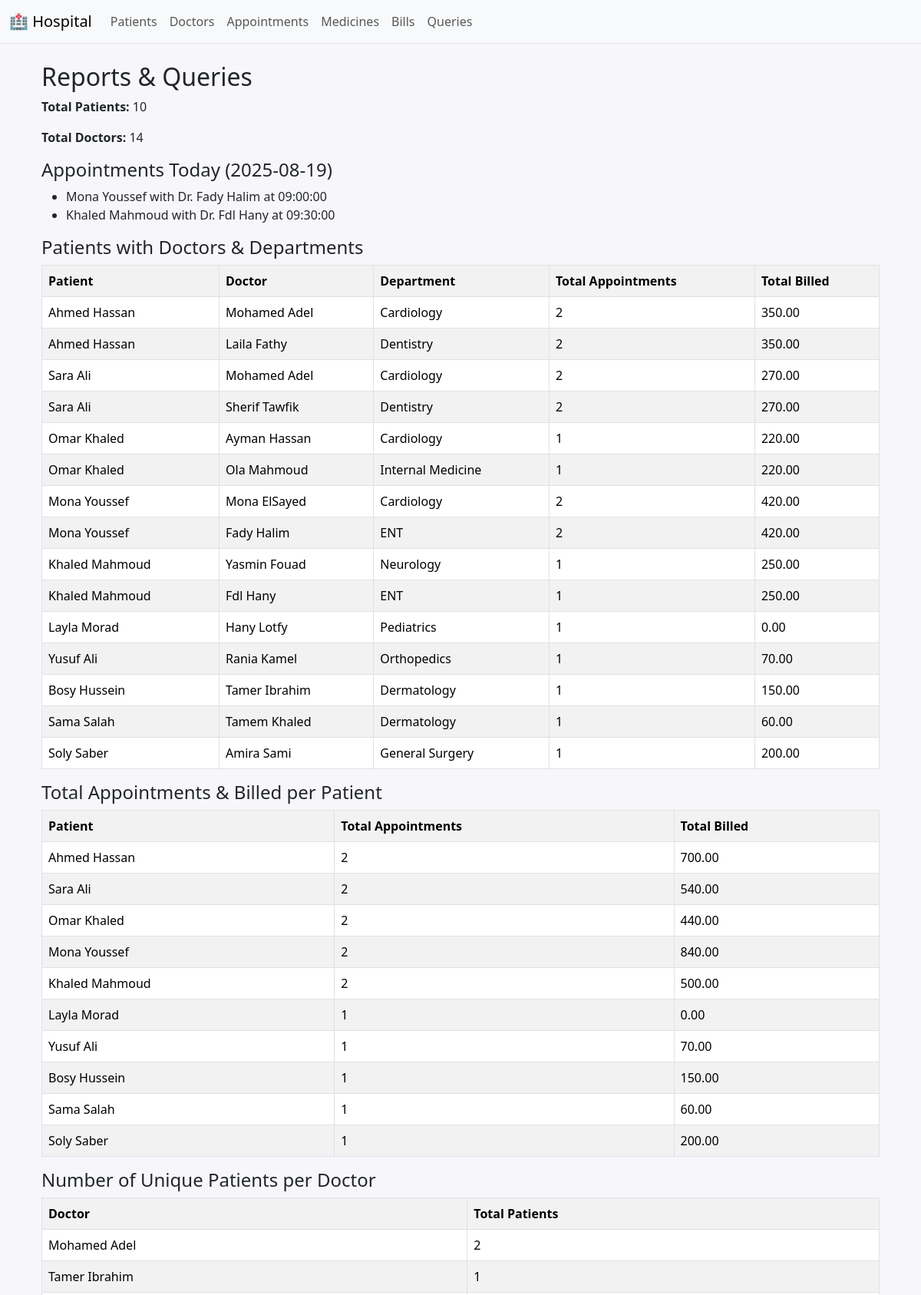
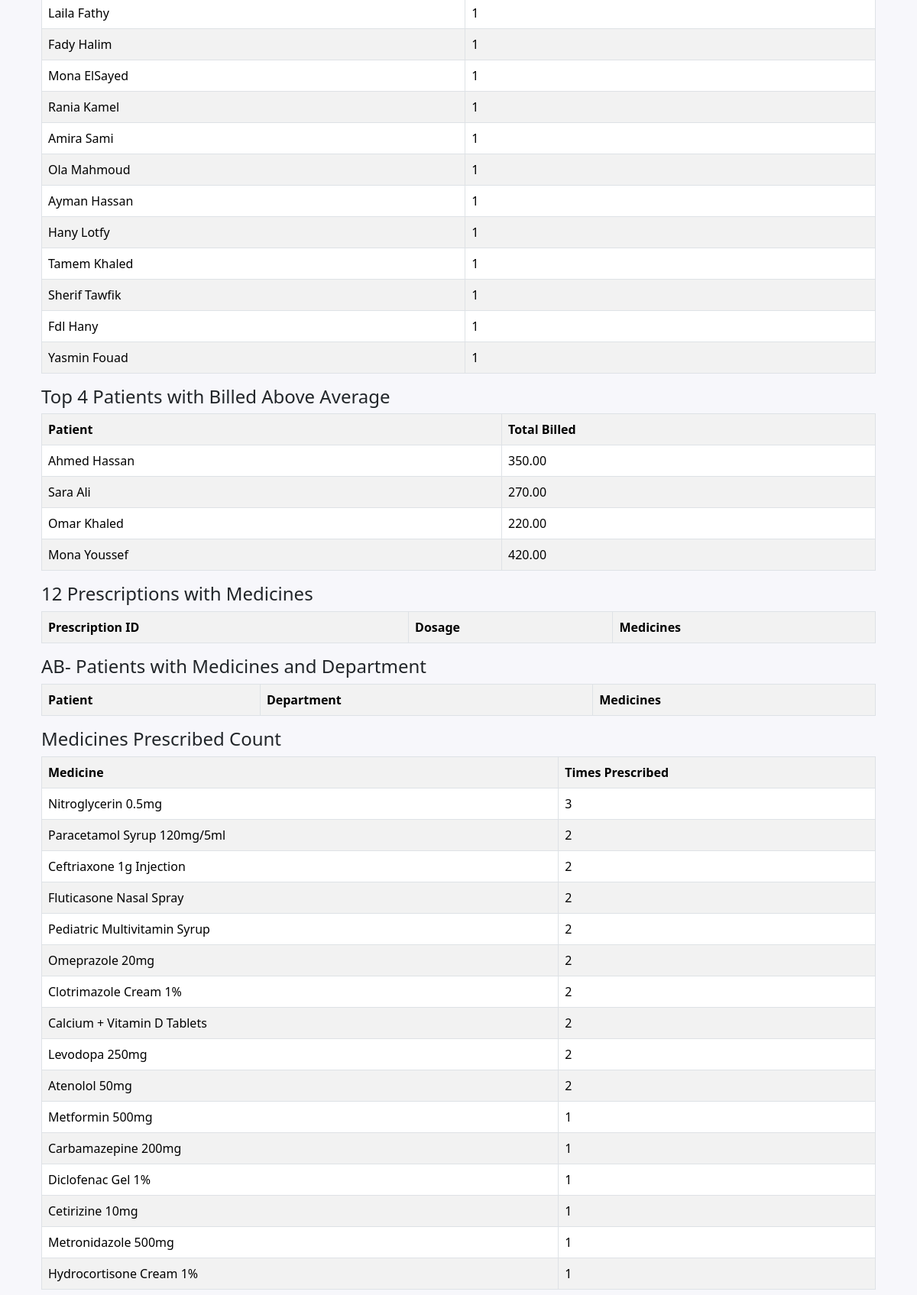
The page /queries.php (upper part) on the database its author committed (2 pictures, top to bottom).
### tables this page shows
CREATE TABLE Appointment (
    appoint_id INT PRIMARY KEY AUTO_INCREMENT,
    appoint_date DATE not null,
    appoint_time TIME,
    status VARCHAR(20),
    doc_id INT,
    patient_id INT,
    FOREIGN KEY (doc_id) REFERENCES Doctor(doctor_id),
    FOREIGN KEY (patient_id) REFERENCES Patient(patient_id)
);

CREATE TABLE Patient (
    patient_id INT PRIMARY KEY AUTO_INCREMENT,
    first_name VARCHAR(20) NOT NULL,
    last_name VARCHAR(20) NOT NULL,
    address VARCHAR(50),
    gender ENUM('Male', 'Female') NOT NULL,
    type_of_blood ENUM('A+', 'A-', 'B+', 'B-', 'O+', 'O-', 'AB+', 'AB-'),
    phone VARCHAR(15) UNIQUE,
    DOB DATE 
);

CREATE TABLE Doctor (
    doctor_id INT PRIMARY KEY AUTO_INCREMENT,
    first_name VARCHAR(20) NOT NULL,
    last_name VARCHAR(20) NOT NULL,
    Email VARCHAR(50),
    phone VARCHAR(15),
    dep_id INT,
    FOREIGN KEY (dep_id) REFERENCES Department(dep_id)
);

### helpers.php (called while the page is built, shortened)
<?php
function h($str) { return htmlspecialchars($str ?? '', ENT_QUOTES, 'UTF-8'); }
?>

### queries.php (the view, shortened to what this page needs)
<?php include 'header.php'; ?>
<div class="container my-4">
  <h2>Reports & Queries</h2>
  <?php
  $total_patients = $mysqli->query("SELECT COUNT(*) AS total FROM Patient")->fetch_assoc()['total'];
  echo "<p><strong>Total Patients:</strong> $total_patients</p>";
  $total_doctors = $mysqli->query("SELECT COUNT(*) AS total FROM Doctor")->fetch_assoc()['total'];
  echo "<p><strong>Total Doctors:</strong> $total_doctors</p>";
  $today = date('Y-m-d');
  $appointments_today = $mysqli->query("
      SELECT a.*, p.first_name AS pfn, p.last_name AS pln, d.first_name AS dfn, d.last_name AS dln
      FROM Appointment a
      JOIN Patient p ON a.patient_id = p.patient_id
      JOIN Doctor d ON a.doc_id = d.doctor_id
      WHERE a.appoint_date = '$today'
      ORDER BY a.appoint_time ASC
  ");
  echo "<h4>Appointments Today ($today)</h4>";
  if($appointments_today->num_rows>0){
      echo "<ul>";
      while($row = $appointments_today->fetch_assoc()) {
          echo "<li>".h($row['pfn']." ".$row['pln'])." with Dr. ".h($row['dfn']." ".$row['dln'])." at ".h($row['appoint_time'])."</li>";
      }
      echo "</ul>";
  } else {
      echo "<p>No appointments today.</p>";
  }
  $query1 = $mysqli->query("
      SELECT
          p.patient_id,
          p.first_name AS patient_first_name,
          p.last_name AS patient_last_name,
          d.first_name AS doctor_first_name,
          d.last_name AS doctor_last_name,
          dep.dep_name,
          COUNT(a.appoint_id) AS total_appointments,
          COALESCE(SUM(b.total_amount),0) AS total_billed
      FROM Patient p
      LEFT JOIN Appointment a ON p.patient_id = a.patient_id
      LEFT JOIN Doctor d ON a.doc_id = d.doctor_id
      LEFT JOIN Department dep ON d.dep_id = dep.dep_id
      LEFT JOIN Bill b ON p.patient_id = b.patient_id
      GROUP BY p.patient_id, d.doctor_id, dep.dep_id
      ORDER BY p.patient_id, d.doctor_id
  ");
  echo "<h4>Patients with Doctors & Departments</h4>";
  echo "<table class='table table-bordered table-striped'><tr><th>Patient</th><th>Doctor</th><th>Department</th><th>Total Appointments</th><th>Total Billed</th></tr>";
  while($r = $query1->fetch_assoc()) {
      echo "<tr>
          <td>".h($r['patient_first_name']." ".$r['patient_last_name'])."</td>
          <td>".h($r['doctor_first_name']." ".$r['doctor_last_name'])."</td>
          <td>".h($r['dep_name'])."</td>
          <td>".h($r['total_appointments'])."</td>
          <td>".number_format($r['total_billed'],2)."</td>
      </tr>";
  }
  echo "</table>";
  $query2 = $mysqli->query("
      SELECT
          p.patient_id,
          p.first_name AS patient_first_name,
          p.last_name AS patient_last_name,
          COUNT(DISTINCT a.appoint_id) AS total_appointments,
          COALESCE(SUM(b.total_amount), 0) AS total_billed
      FROM Patient p
      LEFT JOIN Appointment a ON p.patient_id = a.patient_id
      LEFT JOIN Bill b ON p.patient_id = b.patient_id
      GROUP BY p.patient_id
      ORDER BY p.patient_id
  ");
  echo "<h4>Total Appointments & Billed per Patient</h4>";
  echo "<table class='table table-bordered table-striped'><tr><th>Patient</th><th>Total Appointments</th><th>Total Billed</th></tr>";
  while($r = $query2->fetch_assoc()) {
      echo "<tr>
          <td>".h($r['patient_first_name']." ".$r['patient_last_name'])."</td>
          <td>".h($r['total_appointments'])."</td>
          <td>".number_format($r['total_billed'],2)."</td>
      </tr>";
  }
  echo "</table>";
  $query3 = $mysqli->query("
      SELECT
          d.first_name,
          d.last_name,
          COUNT(DISTINCT a.patient_id) AS total_patients
      FROM Doctor d
      LEFT JOIN Appointment a ON d.doctor_id = a.doc_id
      GROUP BY d.doctor_id
      ORDER BY total_patients DESC
  ");
  echo "<h4>Number of Unique Patients per Doctor</h4>";
  echo "<table class='table table-bordered table-striped'><tr><th>Doctor</th><th>Total Patients</th></tr>";
  while($r = $query3->fetch_assoc()) {
      echo "<tr>
          <td>".h($r['first_name']." ".$r['last_name'])."</td>
          <td>".h($r['total_patients'])."</td>
      </tr>";
  }
  echo "</table>";
  $query4 = $mysqli->query("
      SELECT
          p.first_name,
          p.last_name,
          p.patient_id,
          SUM(b.total_amount) AS total_billed
      FROM Patient p
      JOIN Bill b ON p.patient_id = b.patient_id
      GROUP BY p.patient_id, p.first_name, p.last_name
      HAVING SUM(b.total_amount) > (SELECT AVG(total_amount) FROM Bill)
      LIMIT 4
  ");
  echo "<h4>Top 4 Patients with Billed Above Average</h4>";
  echo "<table class='table table-bordered table-striped'><tr><th>Patient</th><th>Total Billed</th></tr>";
  while($r = $query4->fetch_assoc()) {
      echo "<tr>
          <td>".h($r['first_name']." ".$r['last_name'])."</td>
          <td>".number_format($r['total_billed'],2)."</td>
      </tr>";
  }
  echo "</table>";
  echo "<h4>12 Prescriptions with Medicines</h4>";
  echo "<table class='table table-bordered table-striped'><tr><th>Prescription ID</th><th>Dosage</th><th>Medicines</th></tr>";
  echo "</table>";
  echo "<h4>AB- Patients with Medicines and Department</h4>";
  echo "<table class='table table-bordered table-striped'><tr><th>Patient</th><th>Department</th><th>Medicines</th></tr>";
  echo "</table>";
  $query7 = $mysqli->query("
      SELECT m.medicine_name, COUNT(*) AS times_prescribed
      FROM Pres_med pm
      JOIN Medicine m ON pm.medi_id = m.medicine_id
      GROUP BY m.medicine_id
      ORDER BY times_prescribed DESC
  ");
  echo "<h4>Medicines Prescribed Count</h4>";
  echo "<table class='table table-bordered table-striped'><tr><th>Medicine</th><th>Times Prescribed</th></tr>";
  while($r = $query7->fetch_assoc()) {
      echo "<tr>
          <td>".h($r['medicine_name'])."</td>
          <td>".h($r['times_prescribed'])."</td>
      </tr>";
  }
  echo "</table>";
  ?>
</div>
<?php include 'footer.php'; ?>

### header.php (style rules this page uses)
body { background:#f7f7fb }

### rows shown on the page
appointment: patient.last_name "Mona Youssef", doc.last_name "Fady Halim", appoint_time "09:00:00"
appointment: patient.last_name "Khaled Mahmoud", doc.last_name "Fdl Hany", appoint_time "09:30:00"
patient: first_name+last_name "Ahmed Hassan", doctor_last_name "Mohamed Adel", dep_name "Cardiology", total_appointments "2", total_billed "350.00", doctor_last_name "Laila Fathy", dep_name "Dentistry", total_billed "700.00"
patient: first_name+last_name "Sara Ali", doctor_last_name "Mohamed Adel", dep_name "Cardiology", total_appointments "2", total_billed "270.00", doctor_last_name "Sherif Tawfik", dep_name "Dentistry", total_billed "540.00"
patient: first_name+last_name "Omar Khaled", doctor_last_name "Ayman Hassan", dep_name "Cardiology", total_appointments "1", total_billed "220.00", doctor_last_name "Ola Mahmoud", dep_name "Internal Medicine", total_appointments "2", total_billed "440.00"
patient: first_name+last_name "Mona Youssef", doctor_last_name "Mona ElSayed", dep_name "Cardiology", total_appointments "2", total_billed "420.00", doctor_last_name "Fady Halim", dep_name "ENT", total_billed "840.00"
patient: first_name+last_name "Khaled Mahmoud", doctor_last_name "Yasmin Fouad", dep_name "Neurology", total_appointments "1", total_billed "250.00", doctor_last_name "Fdl Hany", dep_name "ENT", total_appointments "2", total_billed "500.00"
patient: first_name+last_name "Layla Morad", doctor_last_name "Hany Lotfy", dep_name "Pediatrics", total_appointments "1", total_billed "0.00"
patient: first_name+last_name "Yusuf Ali", doctor_last_name "Rania Kamel", dep_name "Orthopedics", total_appointments "1", total_billed "70.00"
patient: first_name+last_name "Bosy Hussein", doctor_last_name "Tamer Ibrahim", dep_name "Dermatology", total_appointments "1", total_billed "150.00"
patient: first_name+last_name "Sama Salah", doctor_last_name "Tamem Khaled", dep_name "Dermatology", total_appointments "1", total_billed "60.00"
patient: first_name+last_name "Soly Saber", doctor_last_name "Amira Sami", dep_name "General Surgery", total_appointments "1", total_billed "200.00"

### other values the page prints
$total_patients "10"
$total_doctors "14"
$r['first_name']." ".$r['last_name'] "Mohamed Adel"
$r['total_patients'] "2"
$r['first_name']." ".$r['last_name'] "Tamer Ibrahim"
$r['total_patients'] "1"
$r['first_name']." ".$r['last_name'] "Laila Fathy"
$r['first_name']." ".$r['last_name'] "Fady Halim"
$r['first_name']." ".$r['last_name'] "Mona ElSayed"
$r['first_name']." ".$r['last_name'] "Rania Kamel"
$r['first_name']." ".$r['last_name'] "Amira Sami"
$r['first_name']." ".$r['last_name'] "Ola Mahmoud"
$r['first_name']." ".$r['last_name'] "Ayman Hassan"
$r['first_name']." ".$r['last_name'] "Hany Lotfy"
$r['first_name']." ".$r['last_name'] "Tamem Khaled"
